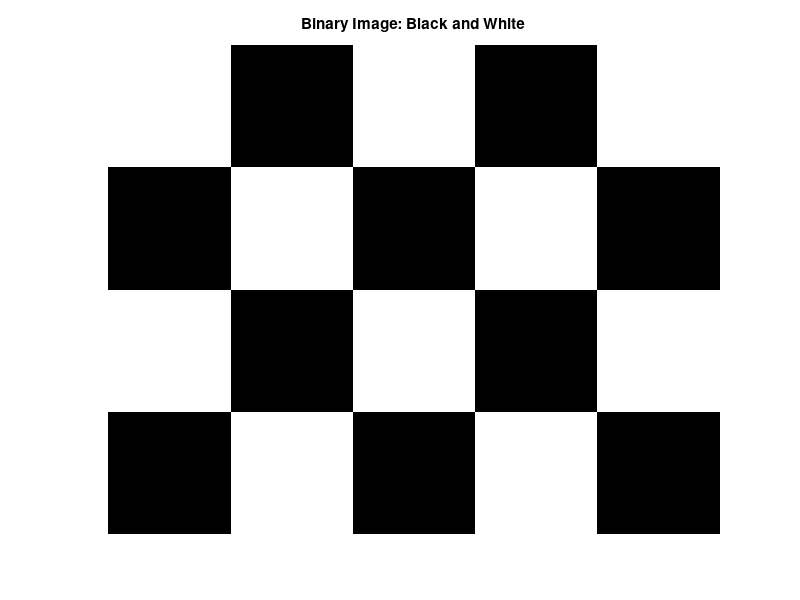

The MATLAB source for this figure:

close all
clear


% Step 1: Define the binary matrix (values 0 and 1)
binaryMatrix = [
    1 0 1 0 1;
    0 1 0 1 0;
    1 0 1 0 1;
    0 1 0 1 0
];

% Step 2: Convert to logical format (optional, for clarity)
binaryImage = logical(binaryMatrix);

% Step 3: Display the binary image
imshow(binaryImage, 'InitialMagnification', 500); % Scaled up for visibility
title('Binary Image: Black and White');

% Step 4: Save the image as a binary PNG
imwrite(binaryImage, 'binaryImage.png');

disp('Image saved as binaryImage.png');